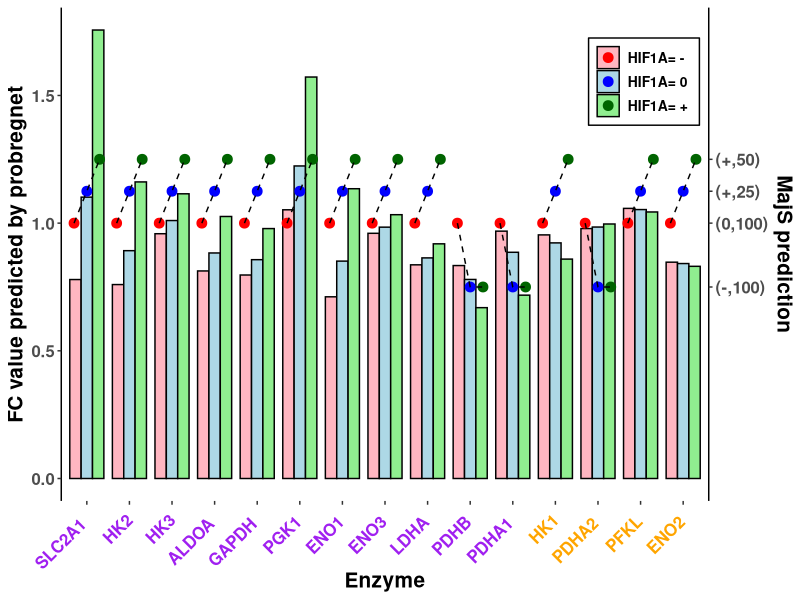

Here is the R script that generated this plot:

library(ggplot2)
library(ggsignif)
library(dplyr)

png("comp_prob_majs_enz.png")
newdat= data.frame(
  Group = c("HIF1A= - ","HIF1A= 0 ","HIF1A= + "),
  Name = rep(c("SLC2A1","HK2","HK3","ALDOA","GAPDH","PGK1","ENO1","ENO3","LDHA","PDHB","PDHA1","HK1","PDHA2","PFKL","ENO2"),each=3),
  Value =c(0.779151716590602,1.10183766591446,1.7562773458332
           ,0.759471951491222,0.892220894389505,1.16144915140515
           ,0.958588372837362,1.01022132296783,1.11493815810566
           ,0.81280271283367,0.883242125261548,1.02610036442429
           ,0.796911471416812,0.856965065733679,0.978759817333647
           ,1.05226817228769,1.22397165385555,1.57220364769865
           ,0.71153889935849,0.851325296529999,1.1348262212328
           ,0.960245460436472,0.984309496341361,1.03311379038685
           ,0.836795916050019,0.863949617720173,0.919020065835003
           ,0.833932103259344,0.779482168311164,0.669052203592375
           ,0.968690829257304,0.88590323209899,0.71800162777115
           ,0.954022738261349,0.922709928123812,0.859204388181014
           ,0.978870586445989,0.984748620682376,0.996669867493006
           ,1.05781389894616,1.05317508022382,1.04376708757274
           ,0.847149073753584,0.84179364990855,0.830932309728363),
  Value2=c("(0,100)","(+,25)","(+,50)",
           "(0,100)","(+,25)","(+,50)",
           "(0,100)","(+,25)","(+,50)",
           "(0,100)","(+,25)","(+,50)",
           "(0,100)","(+,25)","(+,50)",
           "(0,100)","(+,25)","(+,50)",
           "(0,100)","(+,25)","(+,50)",
           "(0,100)","(+,25)","(+,50)",
           "(0,100)","(+,25)","(+,50)",
           "(0,100)","(-,100)","(-,100)",
           "(0,100)","(-,100)","(-,100)",
           "(0,100)","(+,25)","(+,50)",
           "(0,100)","(-,100)","(-,100)",
           "(0,100)","(+,25)","(+,50)",
           "(0,100)","(+,25)","(+,50)"
  )
  
  
)





head(newdat)



newdat$Name <- factor(newdat$Name,levels = c("SLC2A1","HK2","HK3","ALDOA","GAPDH","PGK1","ENO1","ENO3","LDHA","PDHB","PDHA1","HK1","PDHA2","PFKL","ENO2"))
newdat$Name <- factor(newdat$Name,levels = unique(newdat$Name))

a <- ifelse(unique(newdat$Name)  %in% c("HK1","PDHA2","PFKL","ENO2") , "orange", "purple")

G=factor(newdat$Group, levels = c("HIF1A= - ","HIF1A= 0 ","HIF1A= + "))



Value3=as.numeric(factor(newdat$Value2, levels = c("(-,100)","(0,100)","(+,25)","(+,50)")))*0.5


Value3[Value3==0.5]=0.75 #Improve proportion on y axis MajS 

Value3[Value3==1.5]=1.125 

Value3[Value3==2]=1.25 

Nam=as.numeric(newdat$Name)



p <- ggplot(newdat, aes(x=Name,y=Value,fill= G) )+ 
  geom_bar(width=0.80,position="dodge",  colour="black",  stat="identity")+ theme(legend.title=element_blank(), axis.text.y = element_text(size=12), axis.text.x = element_text(size=12,angle = 45, hjust = 1.2, colour = a), panel.grid.major = element_blank(), panel.grid.minor = element_blank(),panel.background = element_blank(), axis.line.y = element_line(colour = "black")) + labs(x="Enzyme") + geom_point(aes(x=Name,y=Value3, color=G),size=3,position =position_dodge(width = 0.9), stat = "identity")+
  geom_line(aes(x=Name,y=Value3),group=Nam, position =position_dodge(width = 0.9), stat = "identity", linetype = "dashed")+
  scale_y_continuous(
    
    name = "FC value predicted by probregnet",

    # Add a second axis and specify its features
    sec.axis = sec_axis(~.,breaks=c(0.75,1,1.125,1.25),labels=c("(-,100)","(0,100)","(+,25)","(+,50)"),name="MajS prediction")
  ) + scale_fill_manual(values=c("lightpink","lightblue","lightgreen")) + scale_colour_manual(values=c("red","blue","darkgreen"))+ theme(legend.position = c(0.9, 0.85),text = element_text(size=15, face= "bold"), legend.text = element_text(size=10),legend.background = element_rect(fill="white",size=0.5, linetype="solid",  colour ="black"))
  
  
  
print(p)

dev.off()

